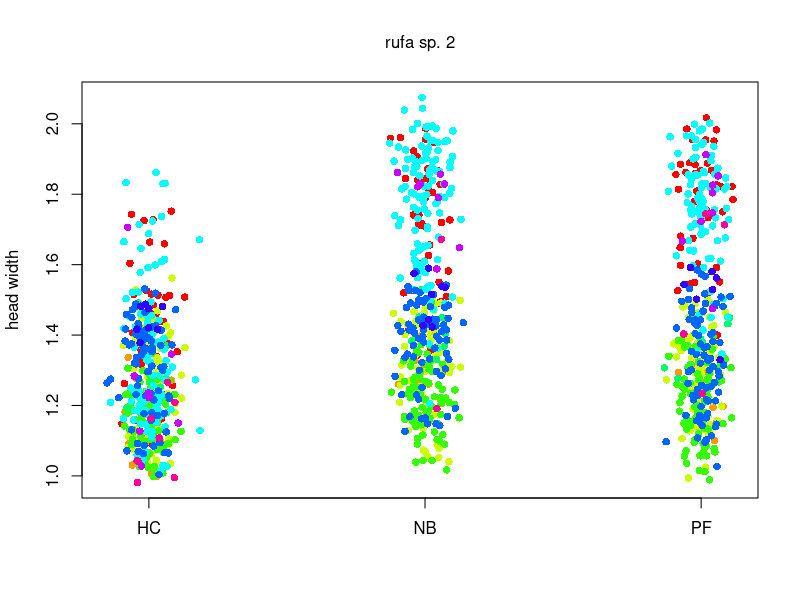
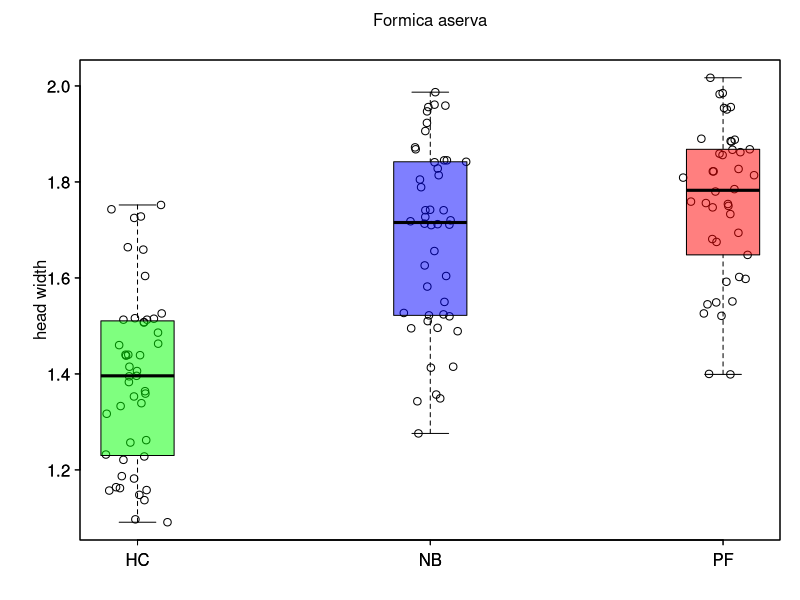
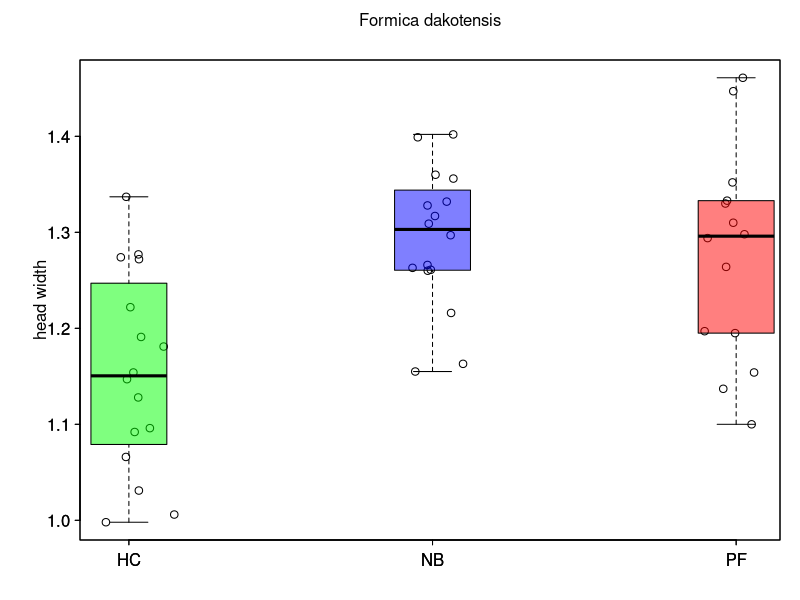
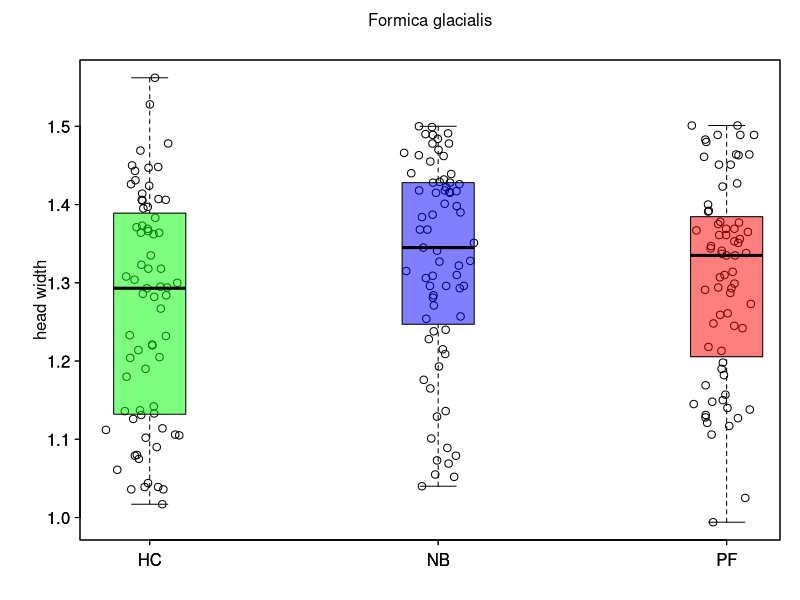
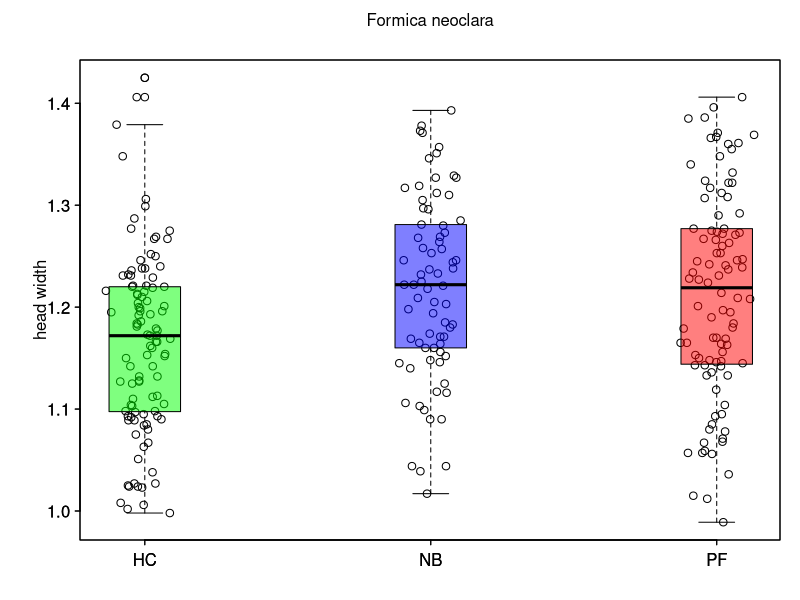
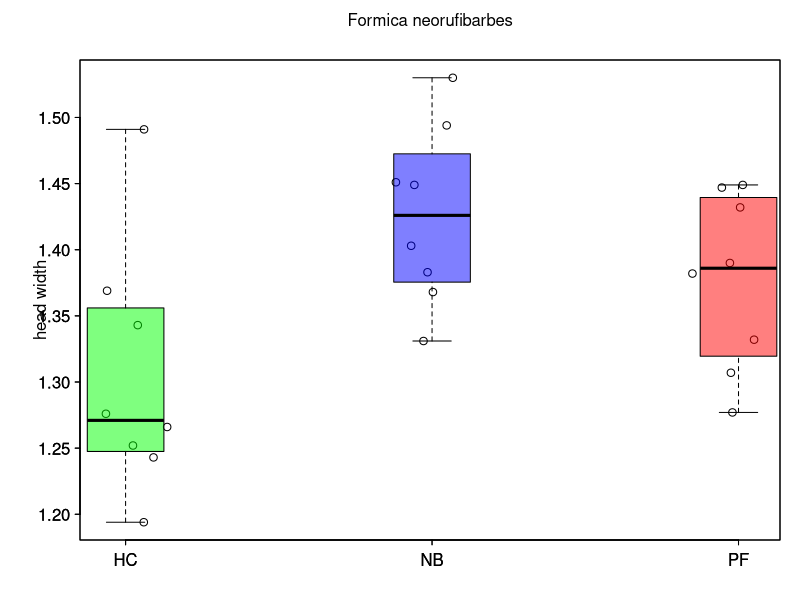
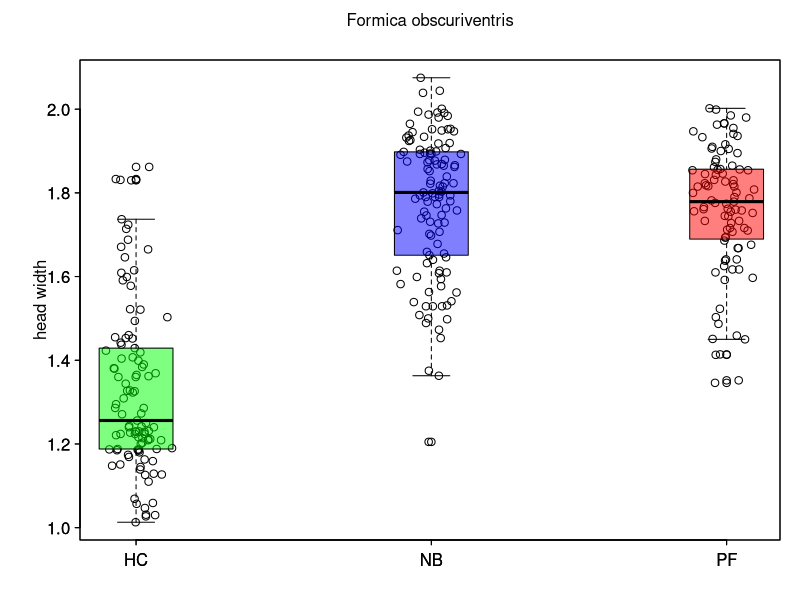
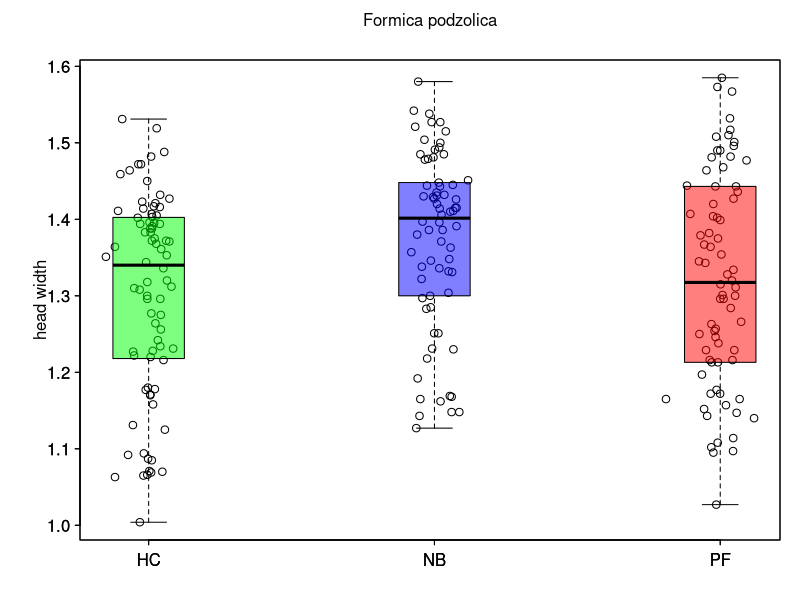

Source code (R) for these figures, in order:
setwd('C:\\Users\\Nicole\\Desktop\\Evolution\\Tasks\\Project')
Data1<-read.csv("AntData.csv")
#Data1
#Data2<-read.csv("AntData2.csv")
#Data2
#hypothesis
#Will a larger head width have an impact of what task the ants are assigned in different species
##My hypothesis is that there is a stronger size-task association between honeydew collectors and protein foragers or nest builders in different species of Formica ants.

VARtable <- data.frame(species=rep(NA, length=length(unique(Data1$Species))), HC=rep(NA, length=length(unique(Data1$Species))), NB=rep(NA, length=length(unique(Data1$Species))), PF=rep(NA, length=length(unique(Data1$Species))))
counter <- 1

for (i in unique(Data1$Species)){
  Species <- Data1[which(Data1$Species == i),]
  VARtable[counter,1] <- i
  
  X <- Species$Task
  repHC <- which(X == "HC")
  repNB <- which(X == "NB")
  repPF <- which(X == "PF")
  Z <- rep(1, length(X))
  Z[repHC] <- rnorm(length(repHC), 2, 0.05)
  Z[repNB] <- rnorm(length(repNB), 3, 0.05)
  Z[repPF] <- rnorm(length(repPF), 4, 0.05)

  VARtable[counter,2:4] <- c(var(Species$Head.Width[repHC]), var(Species$Head.Width[repNB]), var(Species$Head.Width[repPF]))
  counter <- counter+1
  pdf(paste(i, ".pdf", sep=""))
  par(las=1, mar=c(3,4,3,1), mgp=c(1.5, 0.5, 0), tck=-0.01)
  plot(Z, Species$Head.Width, xlab="", ylab="head width", xaxt="n")
  axis(1, at=c(2,3,4), labels=c("HC", "NB", "PF"))
  mtext(i, side=3, line=1.5)
  boxplot(Species$Head.Width~X, add=T, at=c(2,3,4), boxwex=0.25, col=c(rgb(0,1,0,0.5), rgb(0,0,1,0.5), rgb(1,0,0,0.5)))
  
    dev.off()
}

X <- aov(Head.Width ~ Species + Task, data=Data1)
#interaction <- aov(Head.Width ~ Species * Task, data=Data1)

summary(X)
#summary(interaction)

#install.packages("AICcmodavg")
#library(AICcmodavg)
#model.set<-list(X, interaction)
#model.names<-c("X", "interaction")
#aictab(model.set, modnames=model.names)

#interaction of species and task has the best fit line so we will use that test to continue. 
#summary(interaction)

#TukeyHSD(interaction)
TukeyHSD(X)


#### Everything plot
X <- Data1$Task
repHC <- which(X == "HC")
repNB <- which(X == "NB")
repPF <- which(X == "PF")
Z <- rep(1, length(X))
Z[repHC] <- rnorm(length(repHC), 2, 0.05)
Z[repNB] <- rnorm(length(repNB), 3, 0.05)
Z[repPF] <- rnorm(length(repPF), 4, 0.05)

Colors <- rainbow(length(unique(Data1$Species)))
names(Colors) <- unique(Data1$Species)
plot(Z, Data1$Head.Width, pch=16, col=Colors[Data1$Species], xlab="", ylab="head width", xaxt="n")
axis(1, at=c(2,3,4), labels=c("HC", "NB", "PF"))
mtext(i, side=3, line=1.5)

VARtable
